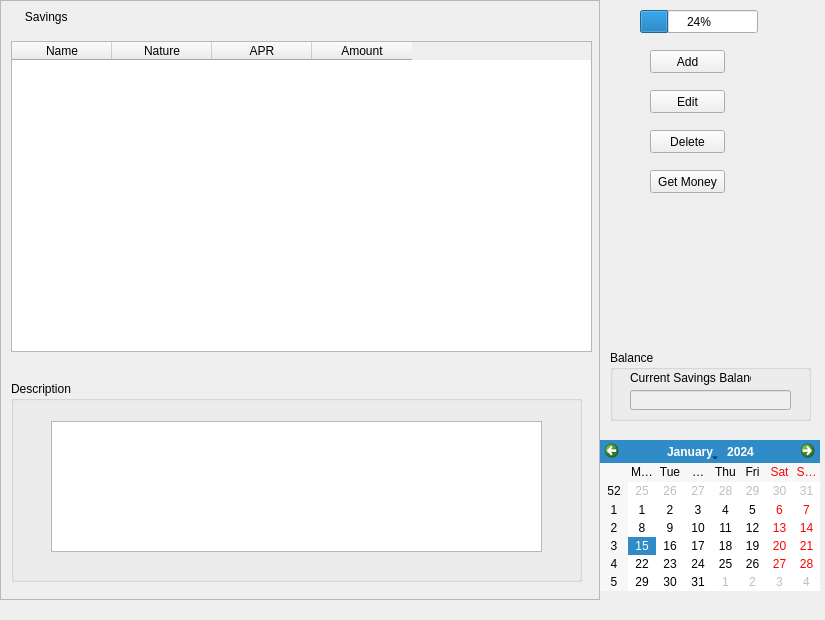
<?xml version="1.0" encoding="UTF-8"?>
<ui version="4.0">
 <class>SavingsDock</class>
 <widget class="QDockWidget" name="SavingsDock">
  <property name="geometry">
   <rect>
    <x>0</x>
    <y>0</y>
    <width>825</width>
    <height>620</height>
   </rect>
  </property>
  <property name="windowTitle">
   <string>Savings</string>
  </property>
  <widget class="QWidget" name="dockWidgetContents">
   <widget class="QCalendarWidget" name="calendar">
    <property name="geometry">
     <rect>
      <x>600</x>
      <y>440</y>
      <width>220</width>
      <height>151</height>
     </rect>
    </property>
   </widget>
   <widget class="QPushButton" name="pushButton">
    <property name="geometry">
     <rect>
      <x>650</x>
      <y>170</y>
      <width>75</width>
      <height>23</height>
     </rect>
    </property>
    <property name="text">
     <string>Get Money</string>
    </property>
   </widget>
   <widget class="QGroupBox" name="balanceBox">
    <property name="geometry">
     <rect>
      <x>610</x>
      <y>350</y>
      <width>201</width>
      <height>71</height>
     </rect>
    </property>
    <property name="title">
     <string>Balance</string>
    </property>
    <widget class="QLabel" name="currentBalanceLabel">
     <property name="geometry">
      <rect>
       <x>20</x>
       <y>20</y>
       <width>121</width>
       <height>16</height>
      </rect>
     </property>
     <property name="text">
      <string>Current Savings Balance:</string>
     </property>
    </widget>
    <widget class="QLineEdit" name="currentBalanceLineEdit">
     <property name="enabled">
      <bool>false</bool>
     </property>
     <property name="geometry">
      <rect>
       <x>20</x>
       <y>40</y>
       <width>161</width>
       <height>20</height>
      </rect>
     </property>
    </widget>
   </widget>
   <widget class="QPushButton" name="deleteButton">
    <property name="geometry">
     <rect>
      <x>650</x>
      <y>130</y>
      <width>75</width>
      <height>23</height>
     </rect>
    </property>
    <property name="text">
     <string>Delete</string>
    </property>
    <property name="icon">
     <iconset>
      <normaloff>delete.gif</normaloff>delete.gif</iconset>
    </property>
    <property name="iconSize">
     <size>
      <width>30</width>
      <height>18</height>
     </size>
    </property>
   </widget>
   <widget class="QProgressBar" name="progressBar">
    <property name="geometry">
     <rect>
      <x>640</x>
      <y>10</y>
      <width>118</width>
      <height>23</height>
     </rect>
    </property>
    <property name="value">
     <number>24</number>
    </property>
   </widget>
   <widget class="QPushButton" name="editButton">
    <property name="geometry">
     <rect>
      <x>650</x>
      <y>90</y>
      <width>75</width>
      <height>23</height>
     </rect>
    </property>
    <property name="text">
     <string>Edit</string>
    </property>
    <property name="icon">
     <iconset>
      <normaloff>edit.gif</normaloff>edit.gif</iconset>
    </property>
    <property name="iconSize">
     <size>
      <width>34</width>
      <height>24</height>
     </size>
    </property>
   </widget>
   <widget class="QScrollArea" name="scrollArea">
    <property name="geometry">
     <rect>
      <x>0</x>
      <y>0</y>
      <width>600</width>
      <height>600</height>
     </rect>
    </property>
    <property name="widgetResizable">
     <bool>true</bool>
    </property>
    <widget class="QWidget" name="scrollAreaWidgetContents">
     <property name="geometry">
      <rect>
       <x>0</x>
       <y>0</y>
       <width>598</width>
       <height>598</height>
      </rect>
     </property>
     <widget class="QTableWidget" name="savingsTable">
      <property name="geometry">
       <rect>
        <x>10</x>
        <y>40</y>
        <width>581</width>
        <height>311</height>
       </rect>
      </property>
      <column>
       <property name="text">
        <string>Name</string>
       </property>
      </column>
      <column>
       <property name="text">
        <string>Nature</string>
       </property>
      </column>
      <column>
       <property name="text">
        <string>APR</string>
       </property>
      </column>
      <column>
       <property name="text">
        <string>Amount</string>
       </property>
      </column>
     </widget>
     <widget class="QLabel" name="savingsLabel">
      <property name="geometry">
       <rect>
        <x>14</x>
        <y>0</y>
        <width>571</width>
        <height>31</height>
       </rect>
      </property>
      <property name="styleSheet">
       <string notr="true">font: 18pt &quot;MS Shell Dlg 2&quot;;</string>
      </property>
      <property name="text">
       <string>   Savings</string>
      </property>
     </widget>
     <widget class="QGroupBox" name="descriptionBox">
      <property name="geometry">
       <rect>
        <x>10</x>
        <y>380</y>
        <width>571</width>
        <height>201</height>
       </rect>
      </property>
      <property name="title">
       <string>Description</string>
      </property>
      <widget class="QTextBrowser" name="textBrowser">
       <property name="geometry">
        <rect>
         <x>40</x>
         <y>40</y>
         <width>491</width>
         <height>131</height>
        </rect>
       </property>
      </widget>
     </widget>
    </widget>
   </widget>
   <widget class="QPushButton" name="addButton">
    <property name="geometry">
     <rect>
      <x>650</x>
      <y>50</y>
      <width>75</width>
      <height>23</height>
     </rect>
    </property>
    <property name="text">
     <string>Add</string>
    </property>
    <property name="icon">
     <iconset>
      <normaloff>add.gif</normaloff>add.gif</iconset>
    </property>
    <property name="iconSize">
     <size>
      <width>32</width>
      <height>22</height>
     </size>
    </property>
   </widget>
  </widget>
 </widget>
 <resources/>
 <connections/>
</ui>
